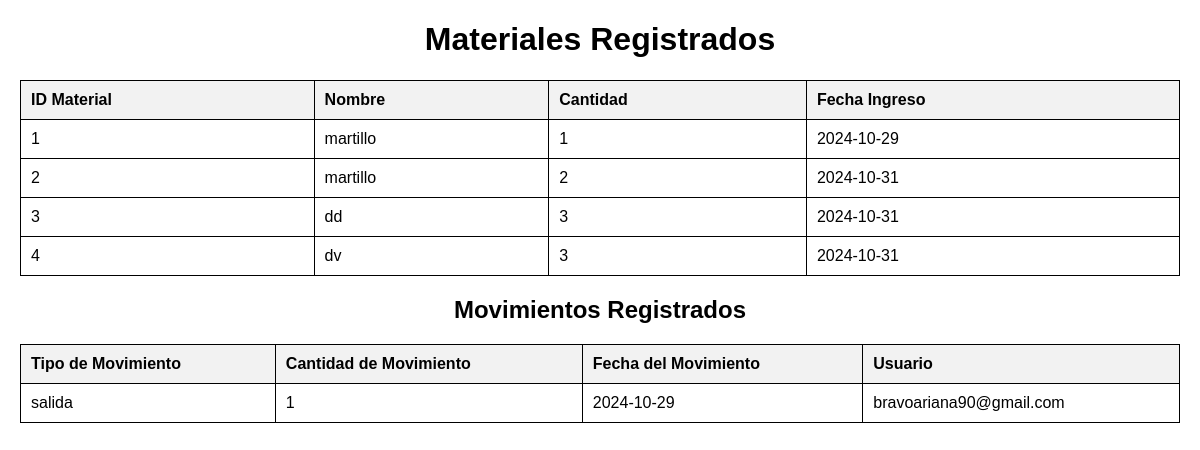
The app's page /ver_materiales.php with its own data.
### tables this page shows
CREATE TABLE `materiales` (
  `id_material` int(11) NOT NULL,
  `nombre` varchar(100) NOT NULL,
  `descripcion` text DEFAULT NULL,
  `categoria` varchar(11) NOT NULL,
  `cantidad` int(11) NOT NULL,
  `codigo` varchar(220) NOT NULL,
  `fecha_ingreso` date NOT NULL,
  `estado` int(11) NOT NULL DEFAULT 1
);

CREATE TABLE `movimientos` (
  `id_movimiento` int(11) NOT NULL,
  `id_material` int(11) DEFAULT NULL,
  `tipo_movimiento` enum('entrada','salida','ajuste') NOT NULL,
  `cantidad` int(11) NOT NULL,
  `fecha_movimiento` date NOT NULL,
  `usuario` varchar(100) NOT NULL
);

### ver_materiales.php (the view, shortened to what this page needs)
<?php
$servername = "localhost";
$username = "root";
$password = "";
$dbname = "ingresom";
$conn = new mysqli($servername, $username, $password, $dbname);
?>
<!DOCTYPE html>
<html lang="es">
<head>
</head>
<body>
<h1>Materiales Registrados</h1>
<?php
$sql_materiales = "SELECT * FROM materiales";
$result_materiales = $conn->query($sql_materiales);
if ($result_materiales->num_rows > 0) {
    echo "<table>";
    echo "<tr><th>ID Material</th><th>Nombre</th><th>Cantidad</th><th>Fecha Ingreso</th></tr>";
    while ($row_material = $result_materiales->fetch_assoc()) {
        echo "<tr>";
        echo "<td>" . $row_material['id_material'] . "</td>";
        echo "<td>" . $row_material['nombre'] . "</td>";
        echo "<td>" . $row_material['cantidad'] . "</td>";
        echo "<td>" . $row_material['fecha_ingreso'] . "</td>";
        echo "</tr>";
    }
    echo "</table>";
} else {
    echo "<p>No hay materiales registrados.</p>";
}
?>
<h2>Movimientos Registrados</h2>
<?php
$sql_movimientos = "SELECT m.id_material, m.tipo_movimiento, m.cantidad, m.fecha_movimiento, m.usuario
                    FROM movimientos m JOIN materiales ma ON m.id_material = ma.id_material";
$result_movimientos = $conn->query($sql_movimientos);
if ($result_movimientos->num_rows > 0) {
    echo "<table>";
    echo "<tr><th>Tipo de Movimiento</th><th>Cantidad de Movimiento</th><th>Fecha del Movimiento</th><th>Usuario</th></tr>";
    while ($row_mov = $result_movimientos->fetch_assoc()) {
        echo "<tr>";
        echo "<td>" . $row_mov['tipo_movimiento'] . "</td>";
        echo "<td>" . $row_mov['cantidad'] . "</td>";
        echo "<td>" . $row_mov['fecha_movimiento'] . "</td>";
        echo "<td>" . $row_mov['usuario'] . "</td>";
        echo "</tr>";
    }
    echo "</table>";
} else {
    echo "<p>No hay movimientos registrados.</p>";
}
?>
</body>
</html>

### ver_materiales.php (style rules this page uses)
body { font-family: Arial, sans-serif; margin: 20px; }
h1, h2 { text-align: center; }
table { width: 100%; border-collapse: collapse; margin: 20px 0; }
table, th, td { border: 1px solid black; }
th, td { padding: 10px; text-align: left; }
th { background-color: #f2f2f2; }

### records on screen
materiales: id_material "1", nombre "martillo", cantidad "1", fecha_ingreso "2024-10-29"
materiales: id_material "2", nombre "martillo", cantidad "2", fecha_ingreso "2024-10-31"
materiales: id_material "3", nombre "dd", cantidad "3", fecha_ingreso "2024-10-31"
materiales: id_material "4", nombre "dv", cantidad "3", fecha_ingreso "2024-10-31"
movimientos: tipo_movimiento "salida", cantidad "1", fecha_movimiento "2024-10-29", usuario "bravoariana90@gmail.com"
